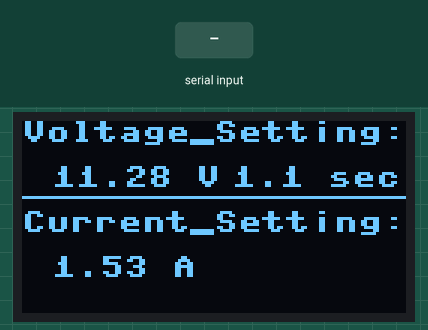
Recording of a program running on a simulated Raspberry Pi Pico running MicroPython. On the bench: 128×64 one-colour display. Inputs (shaded band) come from the test bench. Random numbers come from a fixed seed; threads take turns every 2 ms; what the program prints to the serial console is not drawn.

Above: at 1.27 s.
1.3 s: "1" typed at the serial console, then Enter
At 1.37 s:
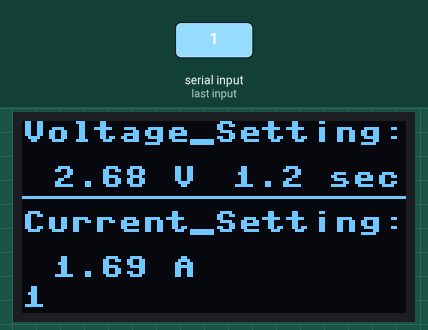
3.1 s: "0" typed at the serial console, then Enter
At 3.17 s:
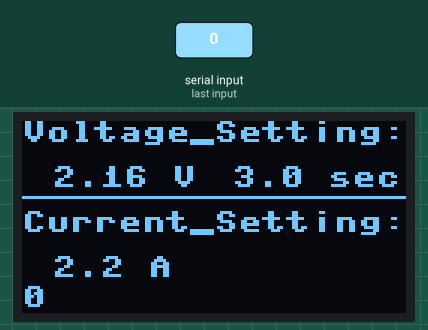

The program:

ssd1306_test_2.py
```python
from machine import Pin, I2C
from ssd1306 import SSD1306_I2C
import utime, random, _thread
import uselect
import sys
import select

i2c=I2C(0,sda=Pin(0), scl=Pin(1), freq=400000)
oled = SSD1306_I2C(128, 64, i2c)
t = 0
voltage = 10
Amp = 4
Status = ""

def display(volt,amp,time):
    oled.text("Voltage_Setting:", 0, 0)
    oled.text(str(voltage) + " V ", 10, 15)
    oled.text(str(t) + " sec ", 70, 15)
    oled.text("Current_Setting:", 0, 30)
    oled.line(0,25, 127, 25, 1)
    oled.text( str(Amp) + " A ", 10, 45)
    oled.text(Status, 0, 55)
    oled.show()

while True:
    input = select.select([sys.stdin], [], [], 0.05)[0]
    if input:
        value = sys.stdin.readline().rstrip()
        if (value == "q"):
            print ("Exiting")
            sys.exit(0)
        elif value == "":
            Status = Status
        else:
            Status = value
            print ("You entered: %s" % value)

    voltage = random.uniform(0.1, 12.0)
    voltage = round(voltage, 2)
    Amp = random.uniform(0.01, 4.00)
    Amp = round(Amp, 2)
    _thread.start_new_thread(display,(voltage,Amp,t))
    utime.sleep(0.05)
    oled.fill(0)
    t += 0.1
    t = round(t,1)
```
